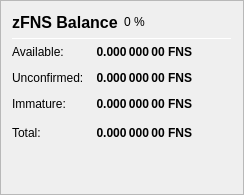
                   <widget class="QFrame" name="frame_ZerocoinBalances">
                    <property name="frameShape">
                     <enum>QFrame::StyledPanel</enum>
                    </property>
                    <property name="frameShadow">
                     <enum>QFrame::Raised</enum>
                    </property>
                    <layout class="QVBoxLayout" name="verticalLayout_7">
                     <item>
                      <layout class="QHBoxLayout" name="horizontalLayout_8" stretch="0,0,0">
                       <item>
                        <widget class="QLabel" name="label_5z_3">
                         <property name="minimumSize">
                          <size>
                           <width>0</width>
                           <height>20</height>
                          </size>
                         </property>
                         <property name="font">
                          <font>
                           <pointsize>12</pointsize>
                           <weight>75</weight>
                           <bold>true</bold>
                          </font>
                         </property>
                         <property name="text">
                          <string>zFNS Balance</string>
                         </property>
                        </widget>
                       </item>
                       <item>
                        <widget class="QLabel" name="labelzFNSPercent">
                         <property name="text">
                          <string notr="true">0 %</string>
                         </property>
                        </widget>
                       </item>
                       <item>
                        <spacer name="horizontalSpacer_11">
                         <property name="orientation">
                          <enum>Qt::Horizontal</enum>
                         </property>
                         <property name="sizeHint" stdset="0">
                          <size>
                           <width>40</width>
                           <height>20</height>
                          </size>
                         </property>
                        </spacer>
                       </item>
                      </layout>
                     </item>
                     <item>
                      <widget class="Line" name="line_ZerocoinBalance">
                       <property name="minimumSize">
                        <size>
                         <width>0</width>
                         <height>1</height>
                        </size>
                       </property>
                       <property name="maximumSize">
                        <size>
                         <width>16777215</width>
                         <height>1</height>
                        </size>
                       </property>
                       <property name="orientation">
                        <enum>Qt::Horizontal</enum>
                       </property>
                      </widget>
                     </item>
                     <item>
                      <layout class="QGridLayout" name="gridLayout_5">
                       <property name="spacing">
                        <number>12</number>
                       </property>
                       <item row="1" column="0">
                        <widget class="QLabel" name="labelzBalanceMatureText">
                         <property name="toolTip">
                          <string>Mature: more than 20 confirmation and more than 1 mint of the same denomination after it was minted.
These zFNS are spendable.</string>
                         </property>
                         <property name="text">
                          <string>Available:</string>
                         </property>
                        </widget>
                       </item>
                       <item row="1" column="1">
                        <widget class="QLabel" name="labelzBalanceMature">
                         <property name="font">
                          <font>
                           <weight>75</weight>
                           <bold>true</bold>
                          </font>
                         </property>
                         <property name="toolTip">
                          <string>Mature: more than 20 confirmation and more than 1 mint of the same denomination after it was minted.
These zFNS are spendable.</string>
                         </property>
                         <property name="text">
                          <string notr="true">0.000 000 00 FNS</string>
                         </property>
                         <property name="alignment">
                          <set>Qt::AlignRight|Qt::AlignTrailing|Qt::AlignVCenter</set>
                         </property>
                        </widget>
                       </item>
                       <item row="2" column="0">
                        <widget class="QLabel" name="labelzBalanceUnconfirmedText">
                         <property name="toolTip">
                          <string>Unconfirmed: less than 20 confirmations
Immature: confirmed, but less than 1 mint of the same denomination after it was minted</string>
                         </property>
                         <property name="text">
                          <string>Unconfirmed:</string>
                         </property>
                        </widget>
                       </item>
                       <item row="2" column="1">
                        <widget class="QLabel" name="labelzBalanceUnconfirmed">
                         <property name="font">
                          <font>
                           <weight>75</weight>
                           <bold>true</bold>
                          </font>
                         </property>
                         <property name="toolTip">
                          <string>Unconfirmed: less than 20 confirmations
Immature: confirmed, but less than 1 mint of the same denomination after it was minted</string>
                         </property>
                         <property name="text">
                          <string notr="true">0.000 000 00 FNS</string>
                         </property>
                         <property name="alignment">
                          <set>Qt::AlignRight|Qt::AlignTrailing|Qt::AlignVCenter</set>
                         </property>
                        </widget>
                       </item>
                       <item row="3" column="0">
                        <widget class="QLabel" name="labelzBalanceImmatureText">
                         <property name="toolTip">
                          <string>Unconfirmed: less than 20 confirmations
Immature: confirmed, but less than 1 mint of the same denomination after it was minted</string>
                         </property>
                         <property name="text">
                          <string>Immature:</string>
                         </property>
                        </widget>
                       </item>
                       <item row="3" column="1">
                        <widget class="QLabel" name="labelzBalanceImmature">
                         <property name="font">
                          <font>
                           <weight>75</weight>
                           <bold>true</bold>
                          </font>
                         </property>
                         <property name="toolTip">
                          <string>Unconfirmed: less than 20 confirmations
Immature: confirmed, but less than 1 mint of the same denomination after it was minted</string>
                         </property>
                         <property name="text">
                          <string notr="true">0.000 000 00 FNS</string>
                         </property>
                         <property name="alignment">
                          <set>Qt::AlignRight|Qt::AlignTrailing|Qt::AlignVCenter</set>
                         </property>
                        </widget>
                       </item>
                       <item row="4" column="0">
                        <widget class="QLabel" name="labelzBalanceText">
                         <property name="toolTip">
                          <string>Your current zFNS balance, unconfirmed and immature zFNS included.</string>
                         </property>
                         <property name="text">
                          <string>Total:</string>
                         </property>
                        </widget>
                       </item>
                       <item row="4" column="1">
                        <widget class="QLabel" name="labelzBalance">
                         <property name="font">
                          <font>
                           <weight>75</weight>
                           <bold>true</bold>
                          </font>
                         </property>
                         <property name="cursor">
                          <cursorShape>IBeamCursor</cursorShape>
                         </property>
                         <property name="toolTip">
                          <string>Your current zFNS balance, unconfirmed and immature zFNS included.</string>
                         </property>
                         <property name="text">
                          <string notr="true">0.000 000 00 FNS</string>
                         </property>
                         <property name="alignment">
                          <set>Qt::AlignRight|Qt::AlignTrailing|Qt::AlignVCenter</set>
                         </property>
                         <property name="textInteractionFlags">
                          <set>Qt::LinksAccessibleByMouse|Qt::TextSelectableByKeyboard|Qt::TextSelectableByMouse</set>
                         </property>
                        </widget>
                       </item>
                       <item row="4" column="2">
                        <spacer name="horizontalSpacer_4">
                         <property name="orientation">
                          <enum>Qt::Horizontal</enum>
                         </property>
                         <property name="sizeHint" stdset="0">
                          <size>
                           <width>40</width>
                           <height>20</height>
                          </size>
                         </property>
                        </spacer>
                       </item>
                      </layout>
                     </item>
                     <item>
                      <spacer name="verticalSpacer_4">
                       <property name="orientation">
                        <enum>Qt::Vertical</enum>
                       </property>
                       <property name="sizeHint" stdset="0">
                        <size>
                         <width>20</width>
                         <height>40</height>
                        </size>
                       </property>
                      </spacer>
                     </item>
                    </layout>
                   </widget>
